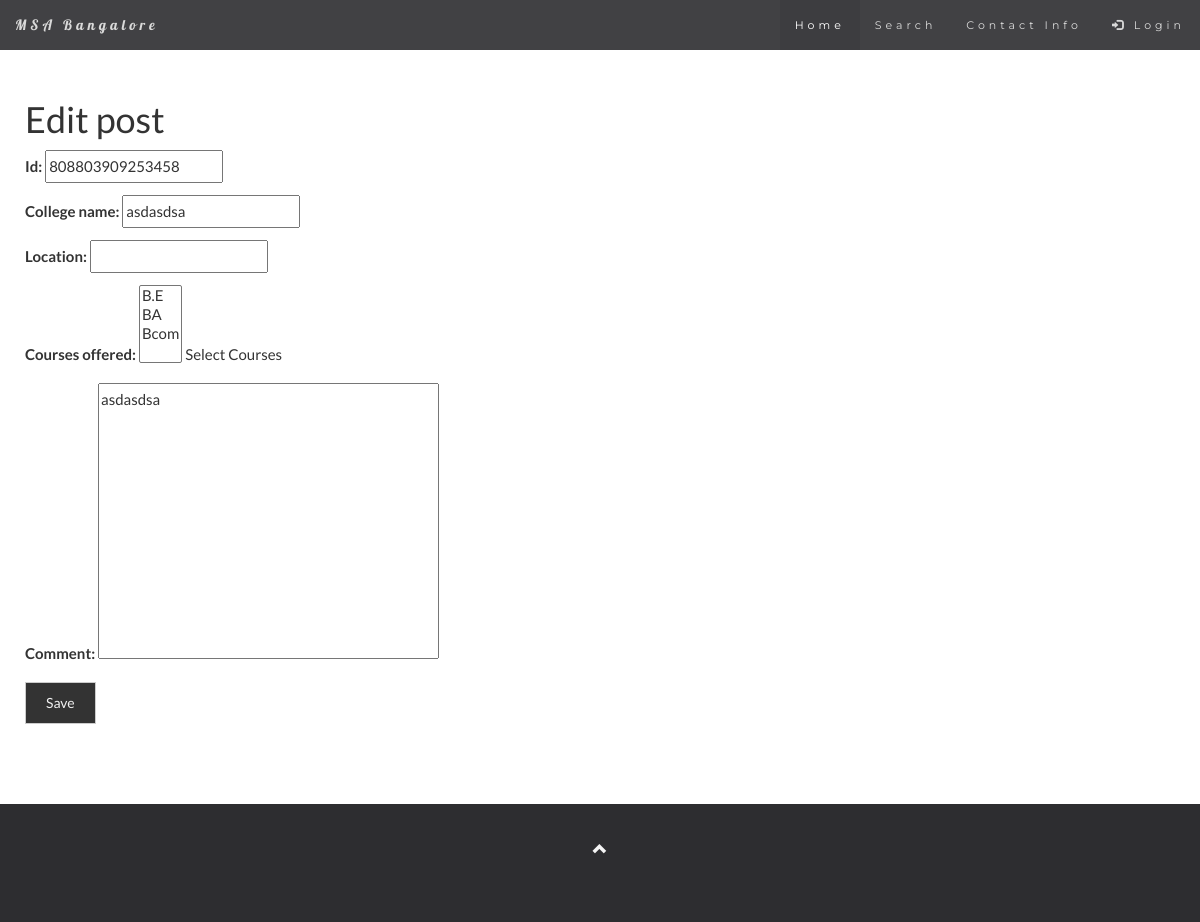
/post/808803909253458/edit/, run on the app's committed database.
### Blog/models.py (models this page shows, shortened)
class Course(models.Model):
    name = models.CharField(max_length=200,help_text="Enter the Course Name")
    summary = models.TextField(max_length=200, help_text="Enter brief description",null=True)
    def __str__(self):
        return self.name
    class Meta:
        ordering = ['name']

class College(models.Model):
    id = models.IntegerField(primary_key=True)
    College_name = models.CharField(max_length=200)
    Location = models.CharField(max_length=200)
    Courses_offered = models.ManyToManyField(Course,help_text="Select Courses")
    Comment = models.TextField()
    class Meta:
        ordering =['College_name']

### Blog/views.py (the view)
# urls.py: url(r'^post/(?P<pk>\d+)/edit/$', views.post_edit, name='post_edit'),
def post_edit(request, pk):
    post = get_object_or_404(College, pk=pk)
    if request.method == "POST":
        form = PostForm(request.POST, instance=post)
        if form.is_valid():
            post = form.save(commit=False)
            post.save()
            return redirect('college_detail', pk=post.pk)
    else:
        form = PostForm(instance=post)
    return render(request, 'Blog/post_edit.html', {'form': form})

### Blog/forms.py
class PostForm(forms.ModelForm):
    class Meta:
        model = College
        fields = ('id','College_name','Location', 'Courses_offered','Comment')

### Blog/templates/Blog/post_edit.html
{% extends 'Blog/base.html' %}
{% block content %}
    <h1>Edit post</h1>
    <form method="POST" class="post-form">{% csrf_token %}
        {{ form.as_p }}
        <button type="submit" class="save btn btn-default">Save</button>
    </form>
{% endblock %}

### Blog/static/hetah.css (style rules this page uses)
body { font: 400 15px/1.8 Lato, sans-serif; color: #333; background-color:#ee;e }
.btn { padding: 10px 20px; background-color: #333; color: #f1f1f1; border-radius: 0; transition: .2s; }
textarea { resize: none; }

### data on the page
Course: id "808803909253458"
College: College_name "asdasdsa", Comment "asdasdsa"
